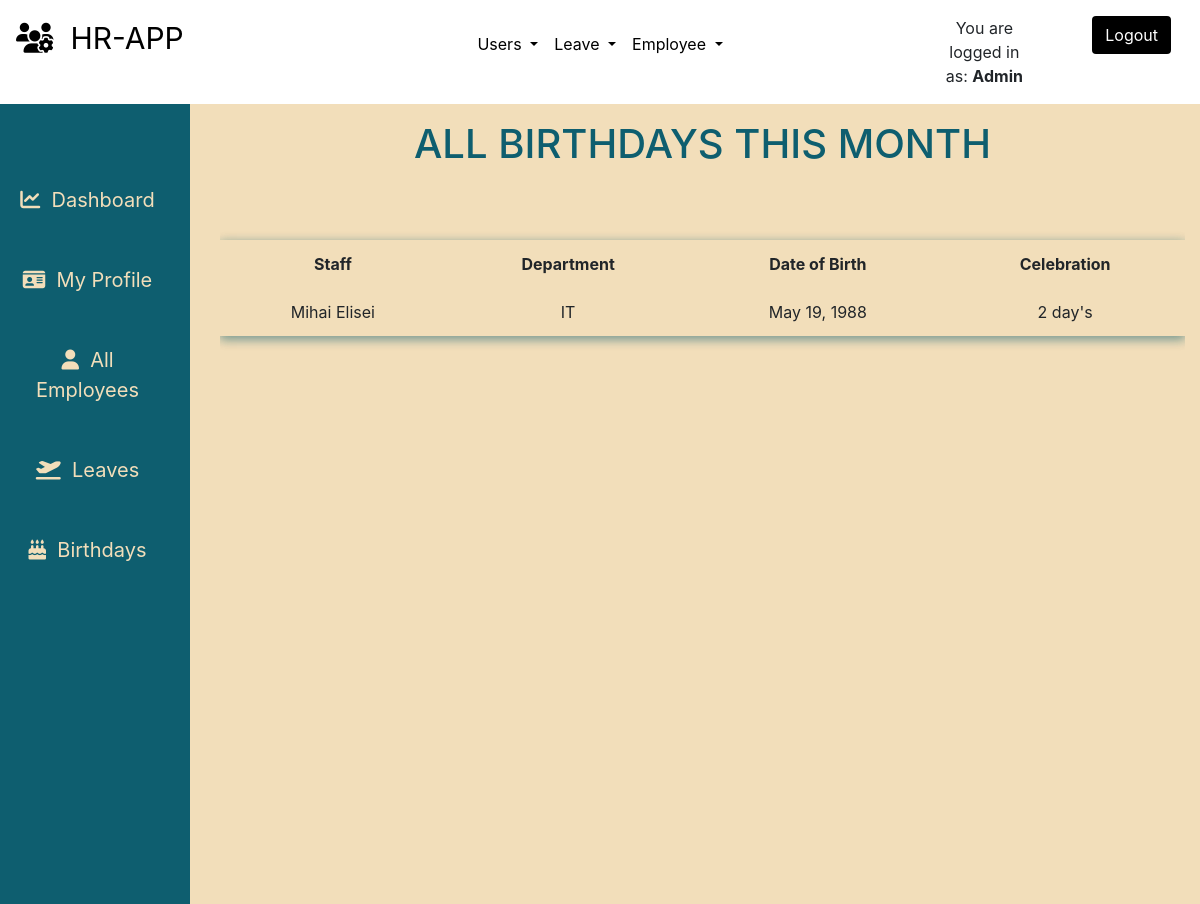
The app's page /employees/birthdays/ (signed in) with its own data.
### employees/models.py (models this page shows, shortened)
class Employee(models.Model):
    MALE = 'male'
    FEMALE = 'female'
    GENDER = (
    (MALE, 'Male'),
    (FEMALE, 'Female'),
    )
    MR = 'Mr'
    MRS = 'Mrs'
    MSS = 'Mss'
    DR = 'Dr'
    SIR = 'Sir'
    MADAM = 'Madam'
    TITLE = (
    (MR, 'Mr'),
    (MRS, 'Mrs'),
    (MSS, 'Mss'),
    (DR, 'Dr'),
    (SIR, 'Sir'),
    (MADAM, 'Madam'),
    )
    FULL_TIME = 'Full-Time'
    PART_TIME = 'Part-Time'
    CONTRACT = 'Contract'
    INTERN = 'Intern'
    EMPLOYEETYPE = (
    (FULL_TIME, 'Full-Time'),
    (PART_TIME, 'Part-Time'),
    (CONTRACT, 'Contract'),
    (INTERN, 'Intern'),
    )
    MASTERS = 'Masters Degree'
    BACHELOR = 'Bachelor Degree'
    ADVANCED = 'Craft / Higher Certificate'
    LEAVING = 'Leaving Certificate'
    JUNIOR = 'Junior Certificate'
    OTHER = 'Other'
    EDUCATIONAL_LEVEL = (
    (MASTERS, 'Masters Degree'),
    (BACHELOR, 'Bachelor Degree'),
    (ADVANCED, 'Craft / Higher Certificate'),
    (LEAVING, 'Leaving Certificate'),
    (JUNIOR, 'Junior Certificate'),
    (OTHER, 'Other'),
    )
    id = models.CharField(_('Employee ID Number'), max_length=10, null=False, blank=False, primary_key=True)
    user = models.ForeignKey(User, on_delete=models.CASCADE, default=None)
    title = models.CharField(_('Title'), max_length=5, default=MR, choices=TITLE, blank=False, null=False)
    firstname = models.CharField(_('First Name'), max_length=125, null=False, blank=False)
    lastname = models.CharField(_('Last Name'), max_length=125, null=False, blank=False)
    othername = models.CharField(_('Other Name (optional)'), max_length=125, null=True, blank=True)
    sex = models.CharField(_('Gender'), max_length=9, choices=GENDER, blank=False)
    email = models.CharField(_('Email'), max_length=255, default=None, blank=False, null=False)
    tel = PhoneNumberField(null=False, blank=False, verbose_name='Phone Number', help_text= 'Enter number with Country Code Eg. +353000000000')
    birthday = models.DateField(_('Birthday'),blank=False,null=False)
    nationality = models.ForeignKey(Nationality, verbose_name=_('Nationality'), on_delete=models.SET_NULL, null=True, default=None)
    address = models.CharField(_('Address'), help_text='address of current residence', max_length=125, null=True, blank=True)
    education = models.CharField(_('Education'),help_text='Highest educational level', max_length=26, choices=EDUCATIONAL_LEVEL, blank=False, null=True)
    lastwork = models.CharField(_('Last Place of Work'), help_text='Where was the last place you worked ?', max_length=125, null=True, blank=True)
    position = models.CharField(_('Position Held'),help_text='What position where you in your last place of work ?', max_length=255, null=True, blank=True)
    department = models.ForeignKey(Department, verbose_name =_('Department'), on_delete=models.SET_NULL, null=True, default=None)
    role = models.ForeignKey(Role, verbose_name=_('Role'), on_delete=models.SET_NULL, null=True, default=None)
    startdate = models.DateField(_('Employement Date'), help_text='date of employement', blank=False, null=True)
    employeetype = models.CharField(_('Employee Type'), max_length=15, default=FULL_TIME, choices=EMPLOYEETYPE, blank=False, null=True)
    dateissued = models.DateField(_('Date Issued'), help_text='date staff id was issued', blank=False, null=True)
    created = models.DateTimeField(verbose_name=_('Created'), auto_now_add=True, null=True)
    is_blocked = models.BooleanField(_('Is Blocked'),help_text='button to toggle employee block and unblock',default=False)
    is_deleted = models.BooleanField(_('Is Deleted'),help_text='button to toggle employee deleted and undelete',default=False)
    objects = EmployeeManager()
    class Meta:
        verbose_name = _('Employee')
        verbose_name_plural = _('Employees')
        ordering = ['-created']
    @property
    def get_full_name(self):
        fullname = ''
        firstname = self.firstname
        lastname = self.lastname
        othername = self.othername
        if (firstname and lastname) or othername is None:
            fullname = firstname + ' ' + lastname
            return fullname
        elif othername:
            fullname = firstname + ' ' + lastname + ' ' + othername
            return fullname
        return
    @property
    def birthday_today(self):
        return self.birthday.day == datetime.date.today().day
    @property
    def days_check_date_fade(self):
        return self.birthday.day < datetime.date.today().day
    def birthday_counter(self):
        today = datetime.date.today()
        current_year = today.year
        birthday = self.birthday
        future_date_of_birth = datetime.date(current_year,birthday.month,birthday.day)
        if birthday:
            if (future_date_of_birth - today).days > 1:
                return str((future_date_of_birth - today).days) + ' day\'s'
            else:
                return ' tomorrow'
        return

class Department(models.Model):
    name = models.CharField(max_length=125)
    description = models.CharField(max_length=125, null=True, blank=True)
    created = models.DateTimeField(verbose_name=_('Created'), auto_now_add=True)
    updated = models.DateTimeField(verbose_name=_('Updated'), auto_now=True)
    class Meta:
        verbose_name = _('Department')
        verbose_name_plural = _('Departments')
        ordering = ['name', 'created']
    def __str__(self):
        return self.name

### employees/views.py (the view)
# urls.py: path('birthdays/', views.birthdays, name='birthdays'),
def birthdays(request):
	if not request.user.is_authenticated:
		return redirect('/')
	employees = Employee.objects.birthdays_current_month()
	month = datetime.date.today().strftime('%B')
	paginator = Paginator(employees, 5)
	page = request.GET.get('page')
	employee_list = paginator.get_page(page)
	context = {
	'birthdays':employee_list,
	'month':month,
	'count_birthdays':employees.count(),
	'title':'Birthdays',
	'employee_list':employee_list,
	}
	return render(request,'employees/birthdays.html',context)

### employees/manager.py (called while the page is built)
    def birthdays_current_month(self):
        current_date = datetime.date.today()
        return super().get_queryset().filter(is_blocked=False).filter(birthday__month=current_date.month)

### employees/templates/employees/birthdays.html (shortened to what this page needs)
{% extends "base.html" %}
{% load static %}
{% load crispy_forms_tags %}
{% block content %}
<div class="container-fluid">
    <div class="row flex-nowrap mt-0">
        <div class="col-auto col-md-2 col-xl-2 px-sm-2 px-0 teal-color beige-color">
            <div class="d-flex flex-column align-items-center align-items-sm-start px-3 pt-2 min-vh-100">
                <ul class="nav nav-pills flex-column mb-sm-auto mt-5 align-items-center align-items-sm-right" id="menu"
                    style="width: 100%;">
                    <li class="nav-item sidebar-item">
                        <a href="{% url 'home' %}" class="nav-link align-middle px-0">
                            <i class="fas fa-chart-line"></i><span class="ms-1 d-none d-sm-inline">&nbsp;
                                Dashboard</span>
                        </a>
                    </li>
                    <li class="nav-item sidebar-item">
                        <a href="{% url 'userprofile' %}" class="nav-link align-middle px-0">
                            <i class="fas fa-id-card"></i><span class="ms-1 d-none d-sm-inline">&nbsp; My Profile</span>
                        </a>
                    </li>
                    {% if request.user.is_superuser and request.user.is_staff %}
                    <li class="nav-item sidebar-item">
                        <a href="{% url 'employees' %}" class="nav-link align-middle px-0">
                            <i class="fas fa-user"></i><span class="ms-1 d-none d-sm-inline">&nbsp; All Employees</span>
                        </a>
                    </li>
                    {% endif %}
                    <li class="nav-item sidebar-item">
                        <a href="{% url 'all_leaves' %}" class="nav-link align-middle px-0">
                            <i class="fas fa-plane-departure"></i><span class="ms-1 d-none d-sm-inline">&nbsp;
                                Leaves</span>
                        </a>
                    </li>
                    <li class="nav-item sidebar-item">
                        <a href="{% url 'birthdays' %}" class="nav-link align-middle px-0">
                            <i class="fas fa-birthday-cake"></i><span class="ms-1 d-none d-sm-inline">&nbsp;
                                Birthdays</span>
                        </a>
                    </li>
                </ul>
            </div>
        </div>
        <div class="col-10 dahsboard-color">
            <div class="container">
                <div class="table-responsive scroll-form">
                    <div class="text-center table-description p-3">
                        <h4 class="table-title">ALL BIRTHDAYS THIS MONTH</h4>
                    </div>
                    {% if birthdays %}
                    <table class="table mt-5">
                        <thead style="text-align: center;">
                            <tr>
                                <th scope="col">Staff</th>
                                <th scope="col">Department</th>
                                <th scope="col">Date of Birth</th>
                                <th scope="col">Celebration</th>
                            </tr>
                        </thead>
                        <tbody style="text-align: center;">
                            {% for employee in birthdays %}
                            <tr>
                                <td>{{ employee.get_full_name }}</td>
                                <td>{{ employee.department }}</td>
                                <td>{{ employee.birthday }}</td>
                                {% if employee.birthday_today %}
                                <td style="color: #820000;">Happy Birthday!</td>
                                {% elif employee.days_check_date_fade %}
                                <td>celebrated</td>
                                {% else %}
                                <td>{{ employee.birthday_counter}}</td>
                                {% endif %}
                            </tr>
                            {% endfor %}
                        </tbody>
                    </table>
                    {% else %}
                    <p class="no-birthdays">No Birthdays this month!</p>
                    {% endif %}
                </div>
            </div>
        </div>
    </div>
</div>
{% endblock %}

### templates/base.html (shortened to what this page needs)
{% load static %}
<!doctype html>
<html lang="en">
<head>
    {% block corecss %}
    <link rel="stylesheet" href="https://stackpath.bootstrapcdn.com/bootstrap/4.4.1/css/bootstrap.min.css"
>
    <link rel="stylesheet" href="{% static 'css/base.css' %}">
    <link rel="stylesheet" href="https://cdn.jsdelivr.net/npm/flatpickr/dist/flatpickr.min.css">
    {% endblock %}
<body>
    <header class="container-fluid">
        <div class="row">
            <div class="col-{% if user.is_authenticated %}3{% else %}9{% endif %}">
                <div class="m-3">
                    <a href="{% url 'home' %}" class="main-logo-link logo-font text-black main-logo">
                        {% block navbar-content %}
                        <i class="fas fa-users-cog"></i>&nbsp;&nbsp;HR-APP
                        {% endblock navbar-content %}
                    </a>
                </div>
            </div>
            {% if user.is_authenticated %}
            {% if request.user.is_superuser %}
            <div class="col-6">
                <nav class="navbar navbar-expand-lg m-3">
                    <ul class="navbar-nav mr-auto mx-auto">
                        <li class="nav-item dropdown">
                            <a class="nav-link dropdown-toggle  text-black" href="#" role="button" data-toggle="dropdown" aria-expanded="false">
                              Users
                            </a>
                        </li>
                        <li class="nav-item dropdown">
                            <a class="nav-link dropdown-toggle  text-black" href="#" role="button" data-toggle="dropdown" aria-expanded="false">
                                Leave
                            </a>
                        </li>
                        <li class="nav-item dropdown">
                            <a class="nav-link dropdown-toggle  text-black" href="#" role="button" data-toggle="dropdown" aria-expanded="false">
                                Employee
                            </a>
                        </li>
                    </ul>
                </nav>
            </div>
            {% endif %}
            {% endif %}
            <div class="col-3">
                {% if user.is_authenticated %}
                <div class="row ">
                    <div class="col-6 ">
                        <p class="m-3 text-center">You are logged in as: <span><strong> {{ request.user | capfirst}}</strong></span></p>
                    </div>
                    <div class="col-6">
                        <a href="{% url 'account_logout' %}" class="btn btn-md btn-black m-3">Logout</a>
                    </div>
                </div>
                {% else %}
                <a href="{% url 'account_login' %}" class="btn btn-md btn-black m-3">Login</a>
                {% endif %}
            </div>
        </div>
    </header>
    {% block content %}
    {% endblock %}
</body>
</html>

### static/css/base.css (style rules this page uses)
html, body { padding: 0; height: 100%; margin: 0; max-width: 100%; }
.dahsboard-color { background-color:#F2DEBA; }
.btn-black { background: black; color: white; }
.teal-color { background-color: #0E5E6F; }
.table-title { color: #0E5E6F; font-size: 40px; }
.beige-color { color:#F2DEBA; }
.text-black { color: #000 !important; }
.logo-font { text-transform: uppercase; }
.main-logo { font-size: 30px; }
.table { -webkit-box-shadow:rgba(14,94,111, 0.16) 0px 3px 10px, rgba(14,94,111,0.23) 0px 3px 10px; box-shadow :rgba(14,94,111, 0.25) 0px 3px 10px, rgba(14,94,111,0.40) 0px 3px 10px; }
.table, .table th, .table td { border: none!important; }
.sidebar-item a { text-decoration: none; color:#F2DEBA; font-size: 20px; text-align: center; padding: 25px; }
.nav-pills { text-align: center!important; }
.container-fluid { margin: 0; padding: 0; }
.scroll-form { overflow: scroll; max-height: 80vh; }

### records on screen
Employee: get_full_name "Mihai Elisei", department "IT", birthday "May 19, 1988", birthday_counter "2 day's"

### other values on screen
{{ request.user | capfirst }} "Admin"
